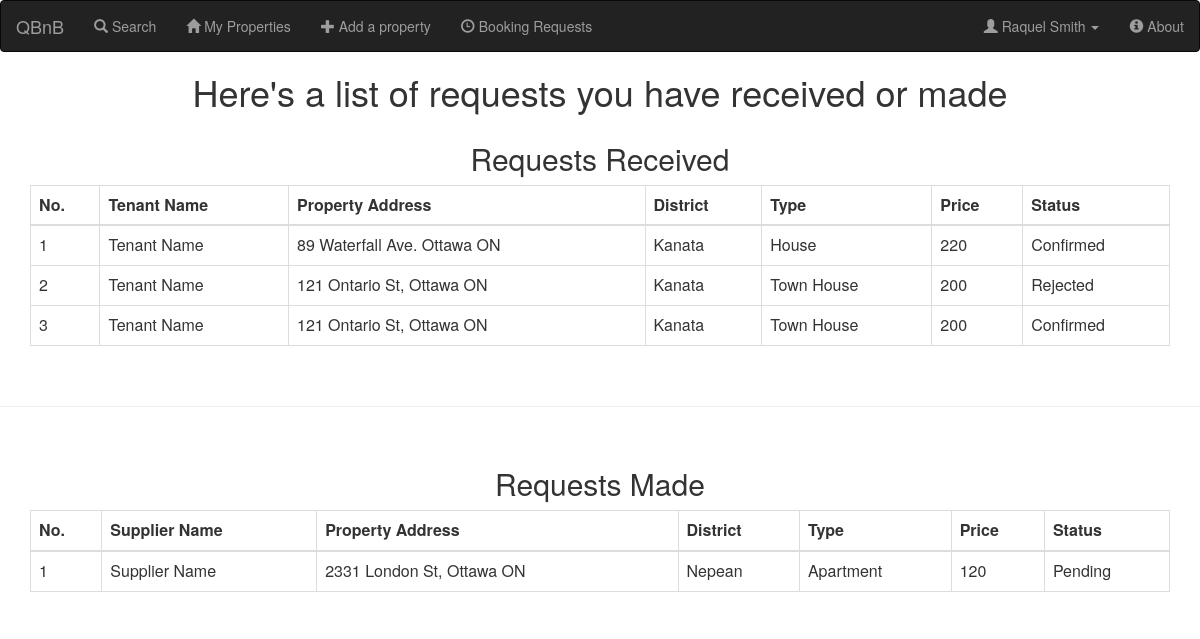
The app's page /booking_requests.php?user_id=1 (signed in), older data.
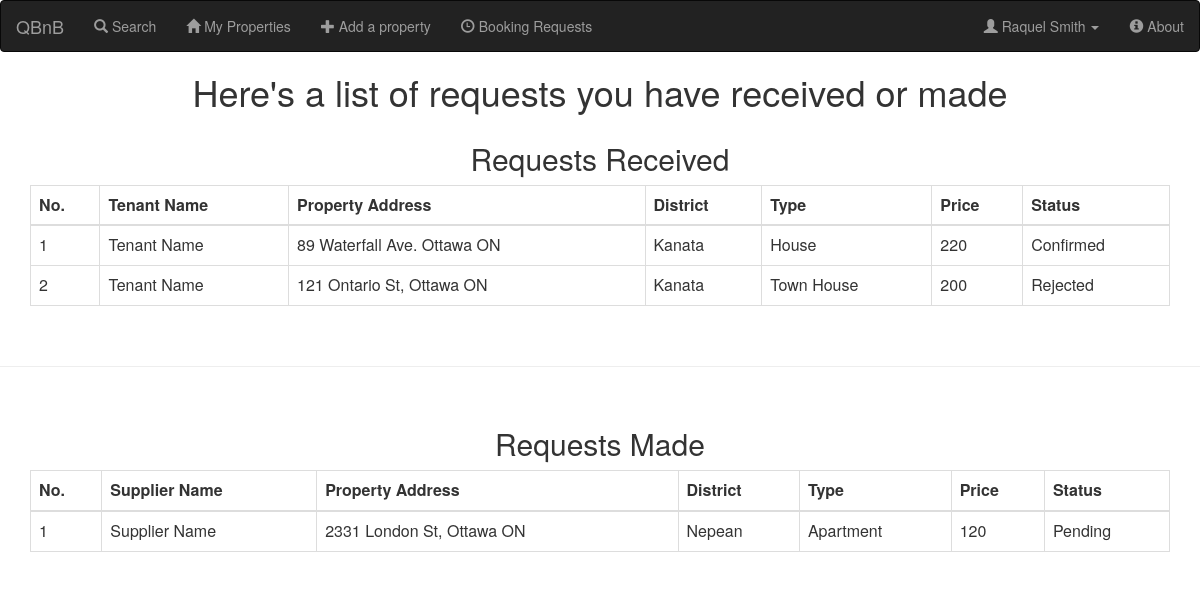
The same page, newer data.
### tables this page shows
CREATE TABLE IF NOT EXISTS `users` (
  `user_id` int(11) NOT NULL AUTO_INCREMENT,
  `FName` varchar(10) NOT NULL,
  `LName` varchar(10) NOT NULL,
  `gender` char(1) NOT NULL COMMENT 'F or M',
  `email` varchar(32) NOT NULL,
  `password` varchar(32) NOT NULL,
  `phone_no` char(10) NOT NULL,
  `grad_year` year(4) NOT NULL,
  `faculty_id` int(10) NOT NULL,
  `is_admin` tinyint(1) NOT NULL DEFAULT '0',
  `degree_type` varchar(5) NOT NULL,
  PRIMARY KEY (`user_id`),
  KEY `faculty_id_index` (`faculty_id`) USING BTREE
);

CREATE TABLE IF NOT EXISTS `bookings` (
  `booking_id` int(11) NOT NULL AUTO_INCREMENT,
  `status` tinyint(4) NOT NULL COMMENT '1: Confirmed, 2:Rejected, 3:Waiting',
  `check_in` date NOT NULL,
  `property_id` int(11) NOT NULL,
  `tenant_id` int(11) NOT NULL,
  PRIMARY KEY (`booking_id`),
  UNIQUE KEY `check_in` (`check_in`,`property_id`,`tenant_id`),
  KEY `property_id_index` (`property_id`) USING BTREE,
  KEY `tenant_id_index` (`tenant_id`) USING BTREE
);

CREATE TABLE IF NOT EXISTS `properties` (
  `property_id` int(11) NOT NULL AUTO_INCREMENT,
  `supplier_id` int(11) NOT NULL,
  `address` varchar(100) NOT NULL,
  `district` varchar(20) NOT NULL,
  `type` varchar(20) NOT NULL,
  `price` float NOT NULL COMMENT 'Price per month',
  PRIMARY KEY (`property_id`),
  KEY `supplier_id_index` (`supplier_id`) USING BTREE,
  KEY `district` (`district`)
);

### booking_requests.php (the view, shortened to what this page needs)
<?php
require_once 'header.php';
require_once 'navbar.php';
$req_rec_query = "SELECT * FROM bookings NATURAL JOIN properties WHERE supplier_id = ?";
$stmt = $con->prepare($req_rec_query);
$stmt->bind_Param("i", $_GET['user_id']);
$stmt->execute();
$result_rec = $stmt->get_result();
$num_req_rec = $result_rec->num_rows;
$req_made_query = "SELECT * FROM bookings NATURAL JOIN properties WHERE tenant_id = ?";
$stmt = $con->prepare($req_made_query);
$stmt->bind_Param("i", $_GET['user_id']);
$stmt->execute();
$result_made = $stmt->get_result();
$num_req_made = $result_made->num_rows;
?>
<!DOCTYPE html>
<html>
<head>
    <h1 style="text-align: center;">Here's a list of requests you have received or made</h1>
</head>
<body>
    <div class="container">
        <h2 style="text-align: center;">Requests Received</h2>
        <?php
        if ($num_req_rec > 0){
        ?>
        <table class="table table-bordered table-hover">
            <thead>
                <tr>
                    <th>No.</th>
                    <th>Tenant Name</th>
                    <th>Property Address</th>
                    <th>District</th>
                    <th>Type</th>
                    <th>Price</th>
                    <th>Status</th>
                </tr>
            </thead>
            <tbody>
            <?php
            $i = 1;
            while($row_req_rec = $result_rec->fetch_assoc()):
            ?>
                <tr>
                    <td><?= $i; $i++ ?></td>
                    <td>Tenant Name</td>
                    <td><?= $row_req_rec['address'] ?></td>
                    <td><?= $row_req_rec['district'] ?></td>
                    <td><?= $row_req_rec['type'] ?></td>
                    <td><?= $row_req_rec['price'] ?></td>
                    <td>
                    <?php
                        if($row_req_rec['status'] == 1)
                            echo "Confirmed";
                        else if($row_req_rec['status'] == 2)
                            echo "Rejected";
                        else echo "Pending";
                    ?>
                    </td>
                </tr>
            <?php
            endwhile;
            ?>
            </tbody>
        </table >
        <?php
        }
        else{
            if( $_SESSION['is_admin'])
                echo "<h3 class='alert alert-info'>This user didn't receive any request so far!</h3>";
            else
                echo "<h3 class='alert alert-info'>You didn't receive any request so far!</h3>";
        }
        ?>
        </div>
        <br><hr class = "colorgraph"><br>
        <div class="container">
        <h2 style="text-align: center;">Requests Made</h2>
        <?php
        if ($num_req_made > 0){
        ?>
        <table class="table table-bordered table-hover">
            <thead>
                <tr>
                    <th>No.</th>
                    <th>Supplier Name</th>
                    <th>Property Address</th>
                    <th>District</th>
                    <th>Type</th>
                    <th>Price</th>
                    <th>Status</th>
                </tr>
            </thead>
            <tbody>
            <?php
              $i = 1;
              while($row_req_made = $result_made->fetch_assoc()):
            ?>
                <tr>
                    <td><?= $i; $i++ ?></td>
                    <td>Supplier Name</td>
                    <td><?= $row_req_made['address'] ?></td>
                    <td><?= $row_req_made['district'] ?></td>
                    <td><?= $row_req_made['type'] ?></td>
                    <td><?= $row_req_made['price'] ?></td>
                    <td>
                    <?php
                        if($row_req_made['status'] == 1)
                            echo "Confirmed";
                        else if($row_req_made['status'] == 2)
                            echo "Rejected";
                        else echo "Pending";
                    ?>
                    </td>
                </tr>
            <?php
                endwhile;
            ?>
            </tbody>
        </table>
        <?php
        }
        else{
            if( $_SESSION['is_admin'])
                echo "<h3 class='alert alert-info'>This user didn't make any request so far!</h3>";
            else
                echo "<h3 class='alert alert-info'>You didn't make any request so far!</h3>";
        }
        ?>
    </div>
</body>
</html>

### header.php (shortened to what this page needs)
<?php
function userLoggedIn(){
    if(isset($_SESSION['isloggedIn']) && $_SESSION['isloggedIn'])
        return true;
    return false;
}
echo '<link rel="stylesheet" href="http://maxcdn.bootstrapcdn.com/bootstrap/3.3.6/css/bootstrap.min.css">';
?>

### navbar.php (shortened to what this page needs)
<?php
require_once 'header.php';
if( userLoggedIn() ){
    $query = "SELECT FName, LName FROM users WHERE user_id=?";
    $stmt = $con->prepare($query);
    $stmt->bind_Param("s", $_SESSION['user_id']);
    $stmt->execute();
    $result = $stmt->get_result();
    $row = $result->fetch_assoc();
}
?>
<!DOCTYPE HTML>
<html>
        <head></head>
        <body>
            <nav class="navbar navbar-inverse">
                <div class="container-fluid">
                    <div class="navbar-header">
                        <a class="navbar-brand" href="index.php">QBnB</a>
                    </div>
                    <?php
                    if(userLoggedIn()){
                    ?>
                        <ul class="nav navbar-nav">
                        <li><a href="search.php"><span class="glyphicon glyphicon-search"></span> Search</a></li>
                        <li><a href="user_properties.php"><span class="glyphicon glyphicon-home"></span> My Properties</a></li>
                        <li><a href="add_property.php"><span class="glyphicon glyphicon-plus"></span> Add a property</a></li>
                        <li><a href="booking_requests.php?user_id=<?= $_SESSION['user_id']?>"><span class="glyphicon glyphicon-time"></span> Booking Requests</a></li>
                        </ul>
                        <ul class="nav navbar-nav navbar-right">
                        <li class="dropdown">
                            <a class="dropdown-toggle" data-toggle="dropdown" href="#"><span class="glyphicon glyphicon-user"></span> <?= $row['FName'] . ' ' . $row['LName']?>
                            <span class="caret"></span></a>
                        </li>
                    <?php
                    }
                    else{
                        echo '<ul class="nav navbar-nav navbar-right">';
                    }
                    ?>
                    <li><a href="about.php"><span class="glyphicon glyphicon-info-sign"></span> About</a></li>
                    </ul>
                </div>
            </nav>
        </body>
    </html>
</html>

Row changes from the older to the newer data that the page shows:
removed bookings: property.address "121 Ontario St, Ottawa ON", property.district "Kanata", property.type "Town House", property.price "200", status "Confirmed", shown under "Requests Received"
